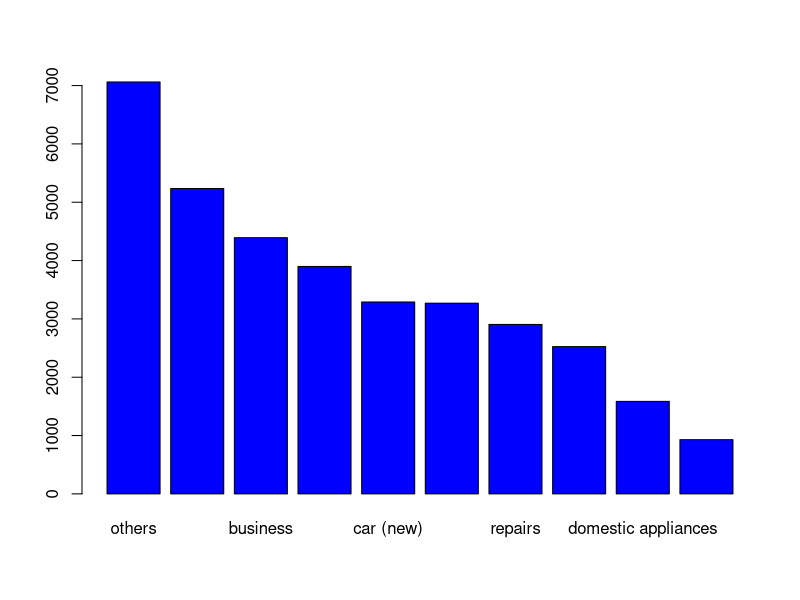
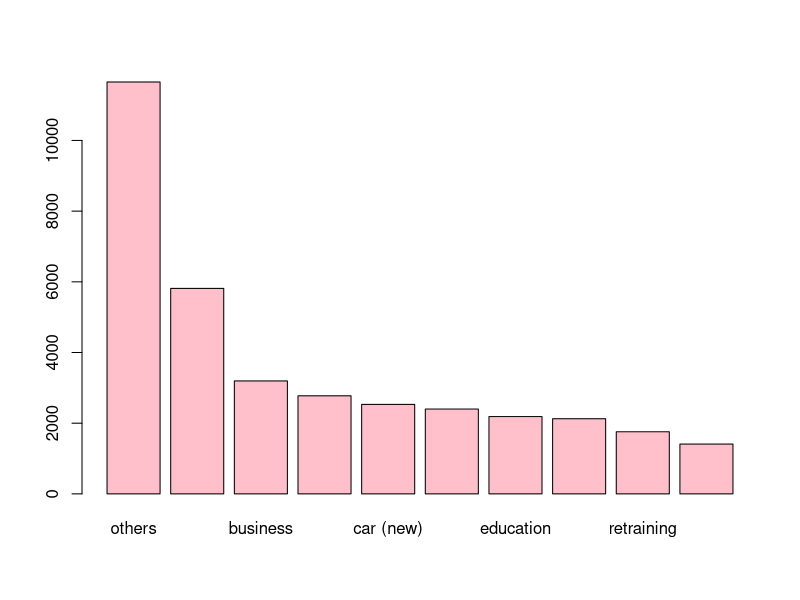

Recreate these plots in R, in order.
## ---- chunk 1
library(dplyr)
library(readr)
## ---- chunk 2
german_data_clean <- read_csv("data/german_data_clean.csv")
## ---- chunk 3
df_older_than_30 <- german_data_clean[german_data_clean$age_years > 30,]
df_older_than_30 <- df_older_than_30[, c("age_years", "personal_status_sex", "credit_amount")]
df_older_than_30 <- df_older_than_30[sort(df_older_than_30$age_years),]
## ---- chunk 4
df_older_than_30_2 <- german_data_clean %>%
  filter(age_years > 30) %>%                                   # filter for ages
  select(c(age_years, personal_status_sex, credit_amount)) %>% # select columns
  arrange(desc(age_years))                                     # sort the data frame
## ---- chunk 5
filtered_purposes <- c("car (new)", "radio/television", "furniture/equipment")

df_older_than_45 <- german_data_clean %>%
  filter(age_years > 45) %>%
  filter(personal_status_sex =="male   : married/widowed") %>%
  filter(purpose %in% filtered_purposes) %>%
  select(c(age_years, duration_months, credit_amount, purpose, response))
## ---- chunk 6
german_data_clean <- german_data_clean %>%
  mutate(gender = ifelse(personal_status_sex == "female : divorced/separated/married", "female", "male"))
## ---- chunk 7
df_men <- german_data_clean %>%
  filter(gender == "male")

df_women <- german_data_clean %>%
  filter(gender == "female")
## ---- chunk 8
df_men_aggregated <- df_men %>%
  select(purpose, credit_amount) %>%
  group_by(purpose) %>%
  summarise(mean_credit_amount = mean(credit_amount)) %>%
  arrange(desc(mean_credit_amount))
## ---- chunk 9
df_women_aggregated <- df_women %>%
  select(purpose, credit_amount, age_years) %>%
  group_by(purpose) %>%
  summarise(mean_credit_amount = mean(credit_amount)) %>%
  arrange(desc(mean_credit_amount))
## ---- chunk 10
men_amounts <- df_men_aggregated$mean_credit_amount
names(men_amounts) <- df_men_aggregated$purpose

barplot(men_amounts, col = "blue")
## ---- chunk 11
women_amounts        <-  df_women_aggregated$mean_credit_amount
names(women_amounts) <- df_women_aggregated$purpose

barplot(women_amounts, col = "pink")
## ---- chunk 12

test = german_data_clean %>%
  mutate(gender_2 = ifelse(grepl("f", substr(personal_status_sex, 1, 1)), "female", "male"))

